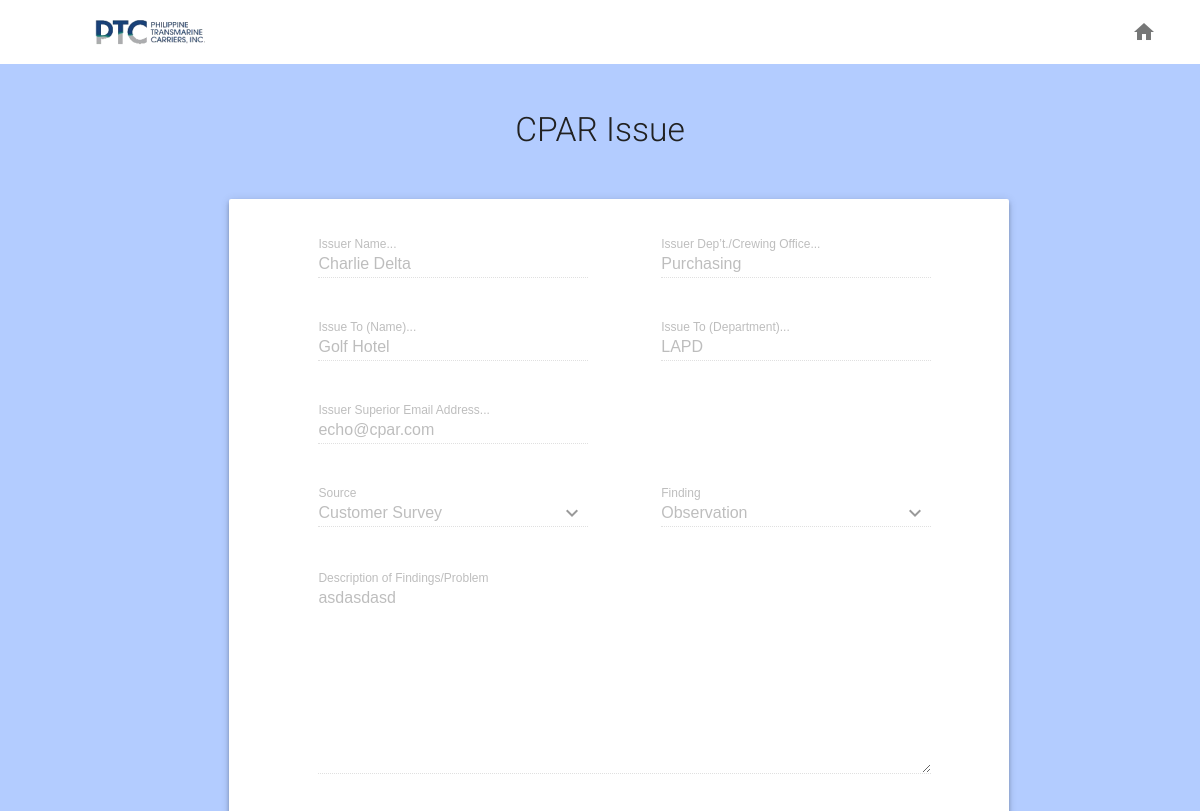
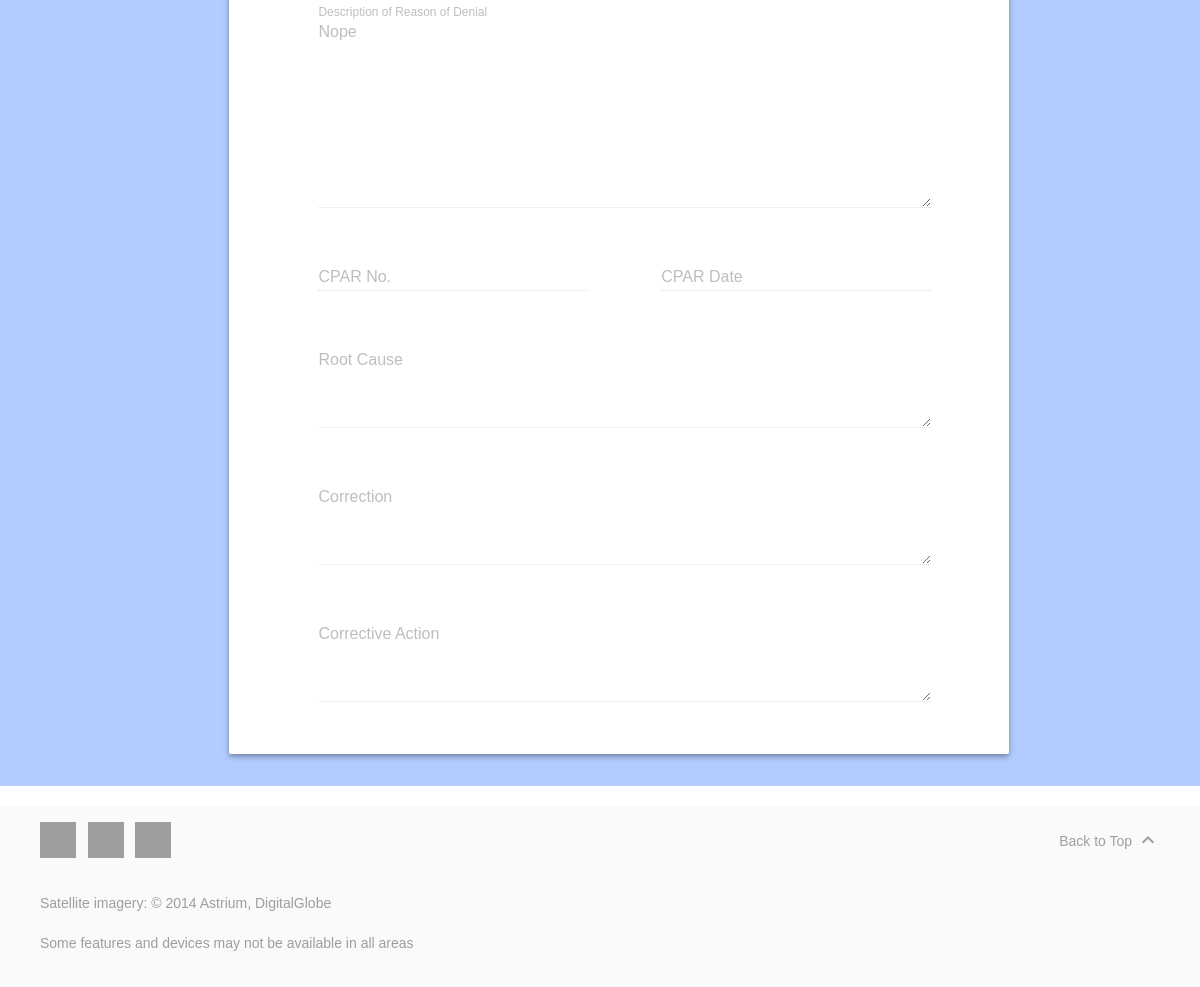
The app's page /superior-view-issue.php?issue_id_to_view=20 (signed in) with its own data (2 pictures, top to bottom).
### tables this page shows
CREATE TABLE `iss` (
  `ISS_ID` int(11) NOT NULL AUTO_INCREMENT,
  `ISS_SRC` varchar(50) DEFAULT NULL,
  `ISS_FNDNG` varchar(50) DEFAULT NULL,
  `ISS_FNDNG_DSC` longtext,
  `ISS_APPRVL_STS` varchar(50) DEFAULT NULL,
  `ISS_VLDT_STS` varchar(50) DEFAULT NULL,
  `ISS_RSN_FR_DNL` longtext,
  `ISS_DT` date DEFAULT NULL,
  `ISS_TM` time DEFAULT NULL,
  `ISS_USR_ISSR_ID` int(11) DEFAULT NULL,
  `ISS_USR_SPR_ID` int(11) DEFAULT NULL,
  `ISS_USR_CNCRN_ID` int(11) DEFAULT NULL,
  `ISS_CNCRN_ID` int(11) DEFAULT NULL,
  `ISS_DT_CRTD` date DEFAULT NULL,
  `ISS_DT_APPRVD` date DEFAULT NULL,
  PRIMARY KEY (`ISS_ID`),
  KEY `ISS_USR_ID` (`ISS_USR_ISSR_ID`),
  KEY `ISS_USR_SPR_ID` (`ISS_USR_SPR_ID`),
  KEY `ISS_USR_CNCRN_ID` (`ISS_USR_CNCRN_ID`),
  KEY `ISS_CNCRN_ID` (`ISS_CNCRN_ID`)
);

CREATE TABLE `usr` (
  `USR_ID` int(11) unsigned NOT NULL AUTO_INCREMENT,
  `USR_NM` varchar(25) DEFAULT NULL,
  `USR_EML` varchar(25) DEFAULT NULL,
  `USR_DPRTMNT` varchar(25) DEFAULT NULL,
  `USR_ACCNT_ID` int(11) unsigned DEFAULT NULL,
  `USR_ACCNT_TYP_ID` int(11) unsigned DEFAULT NULL,
  PRIMARY KEY (`USR_ID`),
  KEY `U_ACCNT_ID` (`USR_ACCNT_ID`),
  KEY `USR_ACCNT_TYP` (`USR_ACCNT_TYP_ID`)
);

### include/view_issue_load_data.php (called while the page is built, shortened)
<?php
require_once('connect/connect.php');
if(isset($_GET['issue_id_to_view'])){
	$iss_id = $_GET['issue_id_to_view'];
	$cpar_no = '';
	$cpar_date = '';
	$sql_stmt = 'SELECT *
					FROM ISS
					WHERE ISS.ISS_ID = ' . $iss_id . ' LIMIT 1';
	if($sql = mysqli_query($con, $sql_stmt)) {
		while ($row = mysqli_fetch_array($sql, MYSQLI_ASSOC)){
			$iss_apprvl_sts = $row['ISS_APPRVL_STS'];
			$iss_vldt_sts = $row['ISS_VLDT_STS'];
			$iss_rsn_fr_dnl = $row['ISS_RSN_FR_DNL'];
			$iss_emp_id = $row['ISS_CNCRN_ID'];
			$iss_dt_apprvd = $row['ISS_DT_APPRVD'];
			$iss_data[] = $row;
		}
	}
	if($iss_apprvl_sts == 'Denied' || $iss_vldt_sts == 'VALIDATE' || empty($iss_vldt_sts)
		|| !empty($iss_rsn_fr_dnl) || empty($iss_emp_id) || empty($iss_dt_apprvd)) {
		$sql_stmt = 'SELECT *
						FROM ISS, USR
						WHERE ISS.ISS_USR_ISSR_ID=USR.USR_ID
						AND ISS.ISS_ID='.$iss_id.' LIMIT 1';
		if($sql = mysqli_query($con, $sql_stmt)) {
			while ($row = mysqli_fetch_array($sql, MYSQLI_ASSOC)) {
				$issr_data[] = $row;
			}
		}
		$sql_stmt = 'SELECT *
						FROM ISS, USR
						WHERE ISS.ISS_USR_SPR_ID=USR.USR_ID
						AND ISS.ISS_ID='.$iss_id.' LIMIT 1';
		if($sql = mysqli_query($con, $sql_stmt)) {
			while ($row = mysqli_fetch_array($sql, MYSQLI_ASSOC)) {
				$spr_data[] = $row;
			}
		}
		$sql_stmt = 'SELECT *
						FROM ISS, USR
						WHERE ISS.ISS_USR_CNCRN_ID=USR.USR_ID
						AND ISS.ISS_ID='.$iss_id.' LIMIT 1';
		if($sql = mysqli_query($con, $sql_stmt)) {
			while ($row = mysqli_fetch_array($sql, MYSQLI_ASSOC)) {
				$emp_data[] = $row;
			}
		}
	}
}
?>

### superior-view-issue.php (the view, shortened to what this page needs)
<!doctype html>
<html lang="en">
  <?php require_once('header.php');
		require_once('include/check_session.php');
		require_once('include/view_issue_load_data.php');
	?>
  <body>
    <div class="mdl-layout mdl-js-layout mdl-layout--fixed-header">
      <?php include_once('superior/superior-manage-account-topbar.php'); ?>
         <main class="android-content mdl-layout__content">
           <div class="page-content" style="background-color: #b3ccff">
          <br>
           <div class="mdl-tabs__panel is-active" id="demo">
              <h1>CPAR Issue</h1>
       <div class="mdl-grid">
            <div class="mdl-cell mdl-cell--2-col"></div>
            <div class="mdl-cell mdl-cell--10-col">
               <div class="mdl-grid portfolio-max-width portfolio-contact">
                <div class="mdl-cell mdl-cell--10-col mdl-card mdl-shadow--4dp">
                    <div class="mdl-card__supporting-text">
                            <form action="#" class="">
                                 <div class="mdl-grid">
                                    <div class="mdl-cell mdl-cell--1-col"></div>
                                     <div class="mdl-cell mdl-cell--5-col">
                                        <div class="mdl-textfield mdl-js-textfield mdl-textfield--floating-label" style="width: 100%">
                                            <input class="mdl-textfield__input" pattern="[A-Z,a-z, ]*" type="text" id="Name" value="<?php echo $issr_data[0]['USR_NM'];?>" disabled="true">
                                            <label class="mdl-textfield__label" for="Name">Issuer Name...</label>
                                        </div>
                                     </div>
                                     <div class="mdl-cell mdl-cell--1-col"></div>
                                     <div class="mdl-cell mdl-cell--5-col">
                                          <div class="mdl-textfield mdl-js-textfield mdl-textfield--floating-label" style="width: 100%">
                                            <input class="mdl-textfield__input" pattern="[A-Z,a-z, ]*" type="text" id="Name" value="<?php echo $issr_data[0]['USR_DPRTMNT'];?>" disabled="true">
                                            <label class="mdl-textfield__label" for="Name">Issuer Dep’t./Crewing Office...</label>
                                        </div>
                                     </div>
                                    <div class="mdl-cell mdl-cell--1-col"></div>
                                     <div class="mdl-cell mdl-cell--5-col">
                                       <div class="mdl-textfield mdl-js-textfield mdl-textfield--floating-label" style="width: 100%">
                                            <input class="mdl-textfield__input" pattern="[A-Z,a-z, ]*" type="text" id="Name"  value="<?php echo $emp_data[0]['USR_NM'];?>" disabled="true">
                                            <label class="mdl-textfield__label" for="Name">Issue To (Name)...</label>
                                        </div>
                                     </div>
                                     <div class="mdl-cell mdl-cell--1-col"></div>
                                     <div class="mdl-cell mdl-cell--5-col">
                                        <div class="mdl-textfield mdl-js-textfield mdl-textfield--floating-label" style="width: 100%">
                                            <input class="mdl-textfield__input" pattern="[A-Z,a-z, ]*" type="text" id="Name"  value="<?php echo $emp_data[0]['USR_DPRTMNT'];?>" disabled="true">
                                            <label class="mdl-textfield__label" for="Name">Issue To (Department)...</label>
                                        </div>
                                     </div>
                                     <div class="mdl-cell mdl-cell--1-col"></div>
                                     <div class="mdl-cell mdl-cell--5-col">
                                        <div class="mdl-textfield mdl-js-textfield mdl-textfield--floating-label" style="width: 100%">
                                            <input class="mdl-textfield__input" pattern="[A-Z,a-z,0-9,@,. ]*" type="email" id="Name"  value="<?php echo $spr_data[0]['USR_EML'];?>" disabled="true">
                                            <label class="mdl-textfield__label" for="Name">Issuer Superior Email Address...</label>
                                         </div>
                                     </div>
                                    <div class="mdl-cell mdl-cell--6-col"></div>
                                     <br>
                                    <div class="mdl-cell mdl-cell--1-col"></div>
                                     <div class="mdl-cell mdl-cell--5-col">
                                        <div class="mdl-textfield mdl-js-textfield mdl-textfield--floating-label getmdl-select getmdl-select__fullwidth getmdl-select__fix-height">
                                            <input class="mdl-textfield__input" type="text" id="sample" readonly tabIndex="-1"  value="<?php echo $iss_data[0]['ISS_SRC'];?>" disabled="true">
                                            <label for="sample2">
                                                <i class="mdl-icon-toggle__label material-icons">keyboard_arrow_down</i>
                                            </label>
                                            <label for="sample" class="mdl-textfield__label">Source</label>
                                        </div>
                                     </div>
                                     <br>
                                     <div class="mdl-cell mdl-cell--1-col"></div>
                                     <div class="mdl-cell mdl-cell--5-col">
                                        <div class="mdl-textfield mdl-js-textfield mdl-textfield--floating-label getmdl-select getmdl-select__fullwidth getmdl-select__fix-height">
                                            <input class="mdl-textfield__input" type="text" id="sample2" value="<?php echo $iss_data[0]['ISS_FNDNG'];?>" readonly tabIndex="-1" disabled="true">
                                            <label for="sample2">
                                                <i class="mdl-icon-toggle__label material-icons">keyboard_arrow_down</i>
                                            </label>
                                            <label for="sample2" class="mdl-textfield__label">Finding</label>
                                        </div>
                                     </div>
                                     <br>
                                     <div class="mdl-cell mdl-cell--1-col"></div>
                                     <div class="mdl-cell mdl-cell--11-col">
                                        <div class="mdl-textfield mdl-js-textfield mdl-textfield--floating-label" style="width: 100%">
                                            <textarea disabled="true" class="mdl-textfield__input" type="text" rows= "10" cols="15" id="sample5" ><?php echo $iss_data[0]['ISS_FNDNG_DSC'];?></textarea>
                                            <label class="mdl-textfield__label" for="sample5">Description of Findings/Problem</label>
                                          </div>
                                    </div>
									<div class="mdl-cell mdl-cell--1-col"></div>
                                     <div class="mdl-cell mdl-cell--11-col">
                                        <div class="mdl-textfield mdl-js-textfield mdl-textfield--floating-label" style="width: 100%">
                                            <textarea name="reason_for_denial_desc" class="mdl-textfield__input" type="text" rows= "10" cols="15" disabled="true" id="sample5" ><?php echo $iss_rsn_fr_dnl;?></textarea>
                                            <label class="mdl-textfield__label" for="sample5">Description of Reason of Denial</label>
                                          </div>
                                    </div>
									<div class="mdl-cell mdl-cell--1-col"></div>
                                     <div class="mdl-cell mdl-cell--5-col">
                                        <div class="mdl-textfield mdl-js-textfield mdl-textfield--floating-label" style="width: 100%">
                                            <input name="cpar_no" class="mdl-textfield__input" pattern="[A-Z,a-z, ]*" type="text" id="Name" disabled="true" value="<?php echo $cpar_no;?>">
                                            <label class="mdl-textfield__label" for="Name">CPAR No.</label>
                                        </div>
                                     </div>
                                     <div class="mdl-cell mdl-cell--1-col"></div>
                                     <div class="mdl-cell mdl-cell--5-col">
                                          <div class="mdl-textfield mdl-js-textfield mdl-textfield--floating-label" style="width: 100%">
                                            <input name="cpar_date" class="mdl-textfield__input" pattern="[A-Z,a-z, ]*" type="text" id="Name" disabled="true" value="<?php echo $cpar_date;?>">
                                            <label class="mdl-textfield__label" for="Name">CPAR Date</label>
                                        </div>
                                     </div>
                                     <br>
                                     <div class="mdl-cell mdl-cell--1-col"></div>
                                     <div class="mdl-cell mdl-cell--11-col">
                                        <div class="mdl-textfield mdl-js-textfield mdl-textfield--floating-label" style="width: 100%">
                                            <textarea name="root_cause" class="mdl-textfield__input" type="text" rows= "4" cols="15" id="sample5" disabled="true" ><?php echo $root_cause;?></textarea>
                                            <label class="mdl-textfield__label" for="sample5">Root Cause</label>
                                          </div>
                                     </div>
                                     <div class="mdl-cell mdl-cell--1-col"></div>
                                     <div class="mdl-cell mdl-cell--11-col">
                                        <div class="mdl-textfield mdl-js-textfield mdl-textfield--floating-label" style="width: 100%">
                                            <textarea name="correction" class="mdl-textfield__input" type="text" rows= "4" cols="15" id="sample5" disabled="true" ><?php echo $correction;?></textarea>
                                            <label class="mdl-textfield__label" for="sample5">Correction</label>
                                          </div>
                                     </div>
                                     <div class="mdl-cell mdl-cell--1-col"></div>
                                     <div class="mdl-cell mdl-cell--11-col">
                                        <div class="mdl-textfield mdl-js-textfield mdl-textfield--floating-label" style="width: 100%">
                                            <textarea name="correction_action" class="mdl-textfield__input" type="text" rows= "4" cols="15" id="sample5" disabled="true" ><?php echo $correction_action;?></textarea>
                                            <label class="mdl-textfield__label" for="sample5">Corrective Action</label>
                                          </div>
                                     </div>
                                     <br>
                                     <br>
                                     <br>
                                </div>
                            </form>
                    </div>
                </div>
                </div>
            </div>
           </div>
            </div>
          </div>
       <?php include_once('superior/superior-footer.php'); ?>
      </main>
    </div>
  </body>
</html>

### assets/css/header.css (style rules this page uses)
body { margin: 0; }

### assets/css/table.css (style rules this page uses)
*, *:after, *:before { -webkit-box-sizing: border-box; -moz-box-sizing: border-box; box-sizing: border-box; }
#demo { margin: 20px auto; }
#demo h1 { font-size: 2.4rem; line-height: 3.2rem; letter-spacing: 0; font-weight: 300; color: #212121; text-transform: inherit; margin-bottom: 1rem; text-align: center; }

### assets/css/textbox.css (style rules this page uses)
.form-style-1 input[type=text], .form-style-1 input[type=date], .form-style-1 input[type=datetime], .form-style-1 input[type=number], .form-style-1 input[type=search], .form-style-1 input[type=time], .form-style-1 input[type=url], .form-style-1 input[type=email], textarea, select { box-sizing: border-box; -webkit-box-sizing: border-box; -moz-box-sizing: border-box; border:1px solid #BEBEBE; padding: 7px; margin:0px; -webkit-transition: all 0.30s ease-in-out; -moz-transition: all 0.30s ease-in-out; -ms-transition: all 0.30s ease-in-out; -o-transition: all 0.30s ease-in-out; outline: none; }

### records on screen
iss: USR_NM "Charlie Delta", USR_DPRTMNT "Purchasing", USR_NM "Golf Hotel", USR_DPRTMNT "LAPD", USR_EML "echo@cpar.com", ISS_SRC "Customer Survey", ISS_FNDNG "Observation", ISS_FNDNG_DSC "asdasdasd", reason_for_denial_desc "Nope"
